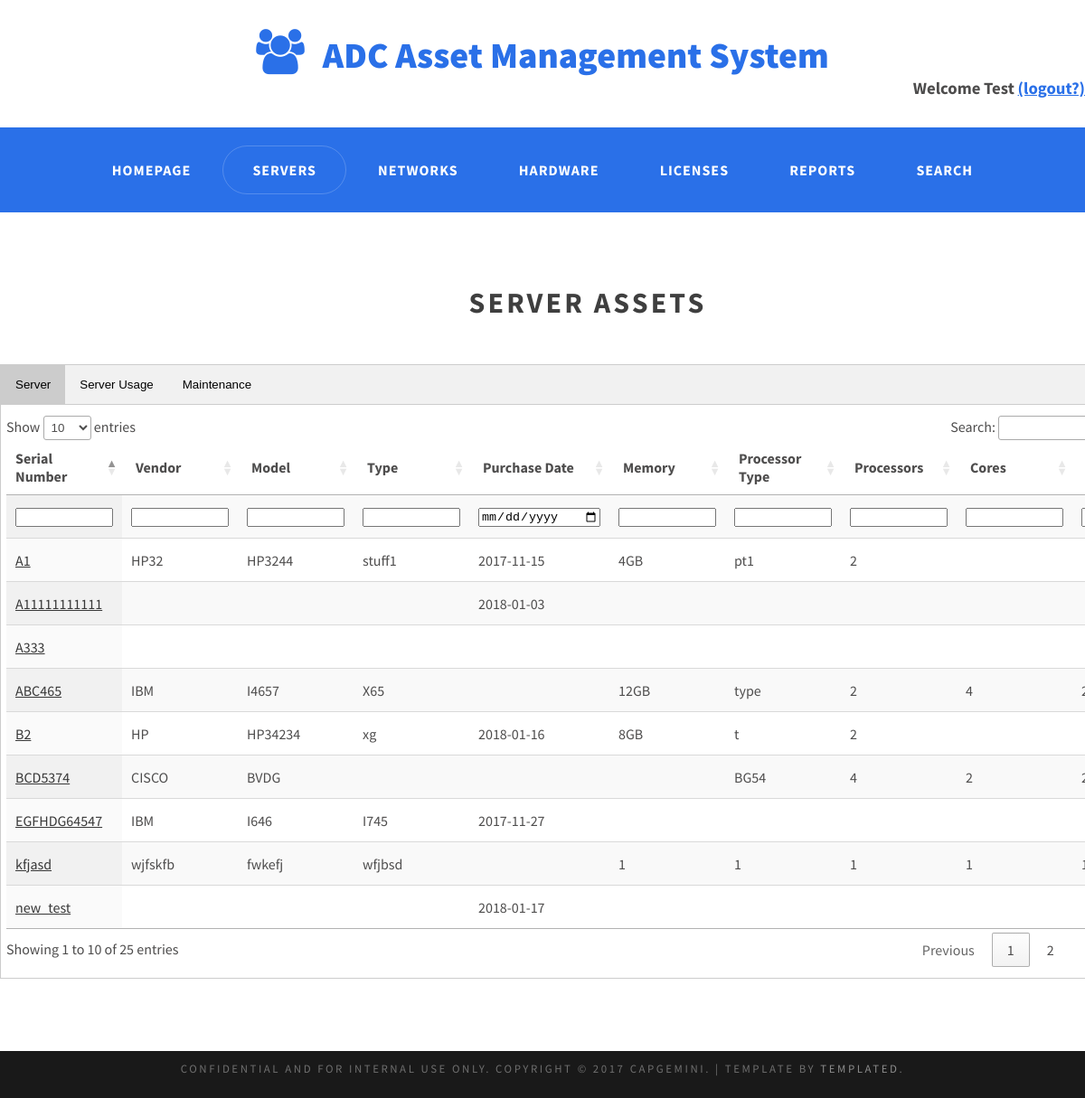
Page /assets.php (signed in) on the committed database.
### tables this page shows
CREATE TABLE `server` (
  `serial_no` varchar(48) NOT NULL,
  `vendor` varchar(24) NOT NULL,
  `model_no` varchar(24) NOT NULL,
  `type` varchar(24) NOT NULL,
  `purchase_date` date DEFAULT NULL,
  `memory` varchar(24) DEFAULT NULL,
  `proc_type` varchar(48) NOT NULL,
  `no_of_procs` int(11) DEFAULT NULL,
  `proc_cores` int(11) DEFAULT NULL,
  `proc_speed` varchar(11) DEFAULT NULL,
  `misc_info` varchar(48) NOT NULL,
  `u_size` int(11) DEFAULT NULL,
  `po_number` varchar(48) NOT NULL
);

### assets.php (the view, shortened to what this page needs)
<!DOCTYPE html PUBLIC "-//W3C//DTD XHTML 1.0 Strict//EN" "http://www.w3.org/TR/xhtml1/DTD/xhtml1-strict.dtd">
<html xmlns="http://www.w3.org/1999/xhtml">
<head>
<link rel="stylesheet" href="https://cdnjs.cloudflare.com/ajax/libs/font-awesome/4.7.0/css/font-awesome.min.css"/>
<link href="default.css" rel="stylesheet" type="text/css" media="all" />
<link href="fonts.css" rel="stylesheet" type="text/css" media="all" />
<link rel="stylesheet" type="text/css" href="//cdn.datatables.net/1.10.16/css/jquery.dataTables.css"/>
</head>
<body>
<div id="logo">
	<h1><a href="#" class="icon icon-group"><span>ADC Asset Management System</span></a></h1>
	<h3 align="right">Welcome <?php echo $_SESSION['first_name'] ?> <a href='logout.php'>(logout?)</a></h3>
</div>
<div id="header">
	<div id="menu" class="container">
		<ul>
			<li><a href="index.php" accesskey="1" title="">Homepage</a></li>
			<li class="current_page_item"><a href="assets.php" accesskey="2" title="">Servers</a></li>
			<li><a href="network_asset.php" accesskey="3" title="">Networks</a></li>
			<li><a href="hardware_asset.php" accesskey="4" title="">Hardware</a></li>
			<li><a href="license_asset.php" accesskey="5" title="">Licenses</a></li>
			<li><a href="reports.php" accesskey="6" title="">Reports</a></li>
			<li><a href="search.php" accesskey="7" title="">Search</a></li>
		</ul>
	</div>
</div>
<div id="featured-wrapper">
	<div id="featured" class="container2">
		<div class="major">
			<h2>Server Assets</h2>
		</div>
<div class="tab">
  <button class="tablinks" onclick="openTable(event, 'server')" id="Btnserver">Server</button>
  <button class="tablinks" onclick="openTable(event, 'server_usage')" id = "Btnserver_usage">Server Usage</button>
  <button class="tablinks" onclick="openTable(event, 'maint')" id = "Btnmaint" >Maintenance</button>
</div>
		<div id="server" class="tabcontent">
		<table id="assets" class="display">
    <thead>
        <tr>
            <th bgcolor="#ffffff">Serial Number</th>
            <th>Vendor</th>
            <th>Model</th>
            <th>Type</th>
            <th>Purchase Date</th>
            <th>Memory</th>
            <th>Processor Type</th>
            <th>Processors</th>
            <th>Cores</th>
            <th>Speed</th>
        </tr>
    </thead>
    <tbody>
    	<?php
    	if (isset($_GET['id']))
    	{
    	    $serial_no = $_GET['id'];
    	    $query = "SELECT serial_no, vendor,model_no,type,purchase_date,memory,proc_type,no_of_procs,proc_cores,proc_speed,misc_info,u_size,po_number FROM server WHERE serial_no = '$serial_no'";
    	}
    	else if (isset($_GET['expiry']))
    	{
    	        $query = "SELECT serial_no, vendor,model_no,type,purchase_date,memory,proc_type,no_of_procs,proc_cores,proc_speed,misc_info,u_size,po_number FROM server WHERE serial_no IN (SELECT serial_no FROM maintenance WHERE end_date <= now())  ";
    	}
    	else if (isset($_GET['expirying']))
    	{
    	    $query = "SELECT serial_no, vendor,model_no,type,purchase_date,memory,proc_type,no_of_procs,proc_cores,proc_speed,misc_info,u_size,po_number FROM server WHERE serial_no IN (SELECT serial_no FROM maintenance WHERE (end_date BETWEEN now() AND now() + interval 30 day))  ";
    	}
    	else
    	{
		$query = 'SELECT serial_no, vendor,model_no,type,purchase_date,memory,proc_type,no_of_procs,proc_cores,proc_speed,misc_info,u_size,po_number FROM server';
    	}
		require_once ('dbconnection.php');
            $data = $db->query($query);
            $data->setFetchMode(PDO::FETCH_ASSOC);
            foreach ($data as $row)
            {
                ?>
        <tr class="table-tr" id="row<?php echo $row['serial_no'];?>">
            <td id="serial_no_val<?php echo $row['serial_no'];?>"> <a href='assets.php?id=<?php echo $row['serial_no']?>'><?php echo($serial_no = $row['serial_no']) ?></a></td>
            <td id="vendor_val<?php echo $row['serial_no'];?>"><?php echo($row['vendor'])?></td>
            <td id="model_no_val<?php echo $row['serial_no'];?>"><?php echo($row['model_no']) ?></td>
            <td id="type_val<?php echo $row['serial_no'];?>"><?php echo($row['type']) ?></td>
            <td id="purchase_date_val<?php echo $row['serial_no'];?>"><?php echo($row['purchase_date']) ?></td>
            <td id="memory_val<?php echo $row['serial_no'];?>"><?php echo($row['memory']) ?></td>
            <td id="proc_type_val<?php echo $row['serial_no'];?>"><?php echo($row['proc_type']) ?></td>
            <td id="no_of_procs_val<?php echo $row['serial_no'];?>"><?php echo($row['no_of_procs']) ?></td>
            <td id="proc_cores_val<?php echo $row['serial_no'];?>"><?php echo($row['proc_cores']) ?></td>
            <td id="proc_speed_val<?php echo $row['serial_no'];?>"><?php echo($row['proc_speed']) ?></td>
      </tr>
			<?php }?>
        <tr id="new_row">
			<td><input type="text" id="new_id" style="width:100px"/></td>
			<td><input type="text" id="new_vendor" style="width:100px"/></td>
 			<td><input type="text" id="new_model" style="width:100px"/></td>
			<td><input type="text" id="new_type" style="width:100px"/></td>
			<td><input type="date" id="new_purchase_date" style="width:130px"/></td>
			<td><input type="text" id="new_memory" style="width:100px"/></td>
			<td><input type="text" id="new_proc_type" style="width:100px"/></td>
			<td><input type="number" id="new_no_of_procs" style="width:100px"/></td>
			<td><input type="number" id="new_proc_cores" style="width:100px"/></td>
			<td><input type="text" id="new_proc_speed" style="width:100px"/></td>
		</tr>
    </tbody>
</table>
</div>
		</div>
</div>
<div id="copyright" class="container">
	<p>Confidential and for internal use only. Copyright &copy; 2017 Capgemini. | Template by <a href="http://templated.co" rel="nofollow">TEMPLATED</a>.</p>
</div>
</body>
</html>

### default.css (style rules this page uses)
html, body { height: 100%; }
body { margin: 0px; padding: 0px; background: #191919; font-family: 'Source Sans Pro', sans-serif; font-size: 12pt; font-weight: 400; color: #4E4D4D; }
h1, h2, h3 { margin: 0; padding: 0; }
p, ol, ul { margin-top: 0; }
ol, ul { padding: 0; list-style: none; }
p { line-height: 180%; }
a { color: #383838; }
.container { width: 1200px; margin: 0px auto; }
.container2 { width: 1300px; margin: 0px auto; }
.major { overflow: hidden; margin-bottom: 3em; text-align: center; }
.major h2 { letter-spacing: 0.10em; text-transform: uppercase; font-size: 2em; font-weight: 700; color: #3f3f3f; }
#header { background: #2A70E8; }
#logo { padding: 2em 0em; background: #FFF; }
#logo h1 { text-align: center; font-weight: 900; font-size: 2.5em; }
#logo span { padding: 0em 0em 0em 0.5em; }
#logo a { color: #2A70E8; }
#menu ul { margin: 0; padding: 20px 0px 20px 0px; list-style: none; line-height: normal; text-align: center; }
#menu li { display: inline-block; }
#menu a { display: block; padding: 1em 2em; letter-spacing: 1px; text-decoration: none; text-transform: uppercase; font-size: 1em; font-weight: 700; color: #FFF; }
#menu .current_page_item a { border-radius: 30px; border: 1px solid; border-color: rgba(255,255,255,.2); }
#copyright { overflow: hidden; padding: 0.5em 0em; }
#copyright p { letter-spacing: 0.20em; text-align: center; text-transform: uppercase; font-size: 0.80em; color: #6F6F6F; }
#copyright a { text-decoration: none; color: #8C8C8C; }
#featured-wrapper { overflow: hidden; padding: 5em 0em; background: #FFF; }
#featured h2 { text-align: center; }
div.tab { overflow: hidden; border: 1px solid #ccc; background-color: #f1f1f1; }
div.tab button { background-color: inherit; float: left; border: none; outline: none; cursor: pointer; padding: 14px 16px; transition: 0.3s; }
div.tab button.active { background-color: #ccc; }
.tabcontent { padding: 12px 6px; border: 1px solid #ccc; border-top: none; }

### rows in the picture
server: serial_no "A1", vendor "HP32", model_no "HP3244", type "stuff1", purchase_date "2017-11-15", memory "4GB", proc_type "pt1", no_of_procs "2"
server: serial_no "ABC465", vendor "IBM", model_no "I4657", type "X65", memory "12GB", proc_type "type", no_of_procs "2", proc_cores "4"
server: serial_no "BCD5374", vendor "CISCO", model_no "BVDG", proc_type "BG54", no_of_procs "4", proc_cores "2"
server: serial_no "EGFHDG64547", vendor "IBM", model_no "I646", type "I745", purchase_date "2017-11-27"
server: serial_no "B2", vendor "HP", model_no "HP34234", type "xg", purchase_date "2018-01-16", memory "8GB", proc_type "t", no_of_procs "2"
server: serial_no "kfjasd", vendor "wjfskfb", model_no "fwkefj", type "wfjbsd", memory "1", proc_type "1", no_of_procs "1", proc_cores "1"
server: serial_no "new_test", purchase_date "2018-01-17"
server: serial_no "A333"
server: serial_no "A11111111111", purchase_date "2018-01-03"

### other values in the picture
$_SESSION['first_name'] "Test"
